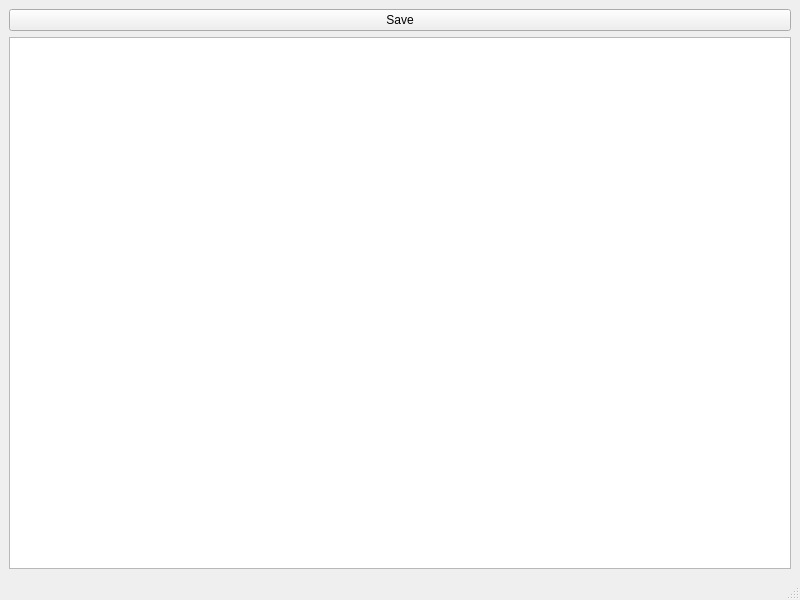
<?xml version="1.0" encoding="UTF-8"?>
<ui version="4.0">
 <class>Notepad</class>
 <widget class="QMainWindow" name="Notepad">
  <property name="geometry">
   <rect>
    <x>0</x>
    <y>0</y>
    <width>800</width>
    <height>600</height>
   </rect>
  </property>
  <property name="windowTitle">
   <string>MainWindow</string>
  </property>
  <widget class="QWidget" name="centralwidget">
   <layout class="QVBoxLayout" name="verticalLayout">
    <item>
     <widget class="QPushButton" name="saveB">
      <property name="text">
       <string>Save</string>
      </property>
     </widget>
    </item>
    <item>
     <layout class="QHBoxLayout" name="horizontalLayout_2">
      <item>
       <widget class="QTextEdit" name="text"/>
      </item>
     </layout>
    </item>
   </layout>
  </widget>
  <widget class="QMenuBar" name="menubar">
   <property name="geometry">
    <rect>
     <x>0</x>
     <y>0</y>
     <width>800</width>
     <height>21</height>
    </rect>
   </property>
  </widget>
  <widget class="QStatusBar" name="statusbar"/>
 </widget>
 <resources/>
 <connections/>
</ui>
